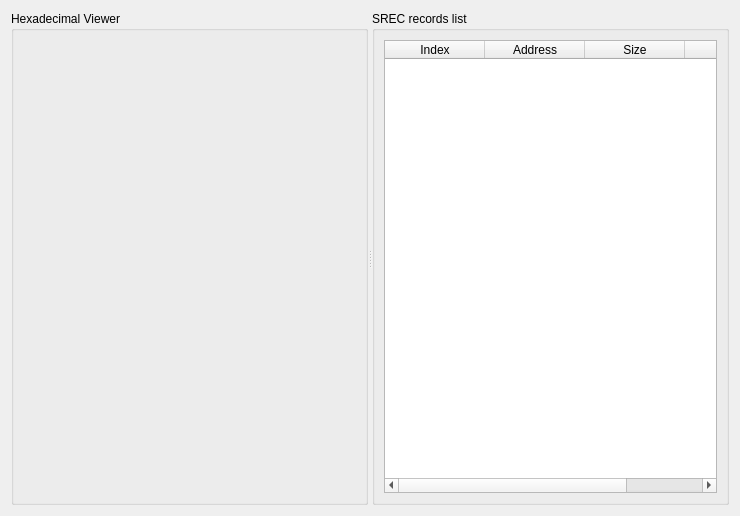
<?xml version="1.0" encoding="UTF-8"?>
<ui version="4.0">
 <class>srecFileWidget</class>
 <widget class="QWidget" name="srecFileWidget">
  <property name="geometry">
   <rect>
    <x>0</x>
    <y>0</y>
    <width>740</width>
    <height>516</height>
   </rect>
  </property>
  <property name="windowTitle">
   <string>Form</string>
  </property>
  <layout class="QGridLayout" name="gridLayout">
   <item row="0" column="0">
    <widget class="QSplitter" name="splitter">
     <property name="orientation">
      <enum>Qt::Horizontal</enum>
     </property>
     <widget class="QGroupBox" name="groupBox">
      <property name="title">
       <string>Hexadecimal Viewer</string>
      </property>
      <layout class="QVBoxLayout" name="verticalLayout">
       <item>
        <widget class="QHexEdit" name="fragmentHexView" native="true">
         <property name="minimumSize">
          <size>
           <width>256</width>
           <height>0</height>
          </size>
         </property>
        </widget>
       </item>
      </layout>
     </widget>
     <widget class="QGroupBox" name="groupBox_2">
      <property name="title">
       <string>SREC records list</string>
      </property>
      <layout class="QVBoxLayout" name="verticalLayout_2">
       <item>
        <widget class="QTableWidget" name="fragmentsList">
         <property name="contextMenuPolicy">
          <enum>Qt::ActionsContextMenu</enum>
         </property>
         <attribute name="horizontalHeaderVisible">
          <bool>true</bool>
         </attribute>
         <attribute name="verticalHeaderVisible">
          <bool>false</bool>
         </attribute>
         <column>
          <property name="text">
           <string>Index</string>
          </property>
         </column>
         <column>
          <property name="text">
           <string>Address</string>
          </property>
         </column>
         <column>
          <property name="text">
           <string>Size</string>
          </property>
         </column>
         <column>
          <property name="text">
           <string>Header</string>
          </property>
         </column>
        </widget>
       </item>
      </layout>
     </widget>
    </widget>
   </item>
  </layout>
 </widget>
 <customwidgets>
  <customwidget>
   <class>QHexEdit</class>
   <extends>QWidget</extends>
   <header location="global">qhexedit.h</header>
   <container>1</container>
  </customwidget>
 </customwidgets>
 <resources/>
 <connections/>
</ui>
